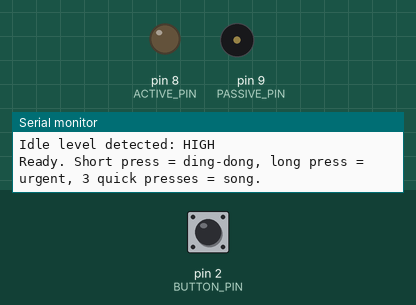
A sketch run on a simulated Arduino Uno, built with avr-gcc and run on an emulated ATmega328P. Shown: output pins drawn as LEDs (lit = HIGH), buzzer (waves = sounding), the last lines printed to the serial monitor. Dashed ring = blinking. Inputs (shaded band) come from the test bench; at power-on: pin 2 (BUTTON_PIN) HIGH.

Above: at 1.2 s.
1.3 s: pin 2 (BUTTON_PIN) pulled LOW for 0.15 s
At 2.4 s:
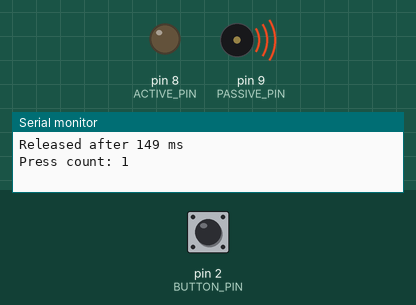
4.1 s: pin 2 (BUTTON_PIN) pulled LOW for 1 s
At 5.18 s:
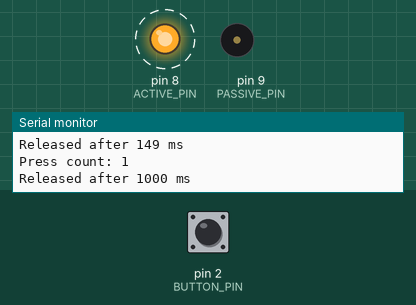
7.2 s: pin 2 (BUTTON_PIN) pulled LOW for 3.2 s
At 11.7 s:
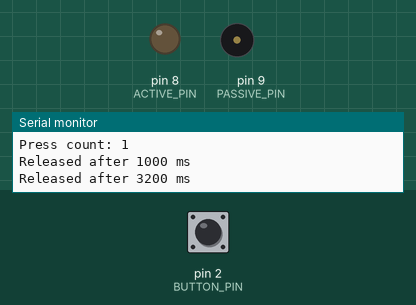
12.4 s: pin 2 (BUTTON_PIN) pulsed LOW 5 times (0.12 s each, 0.3 s apart)
At 13.6 s:
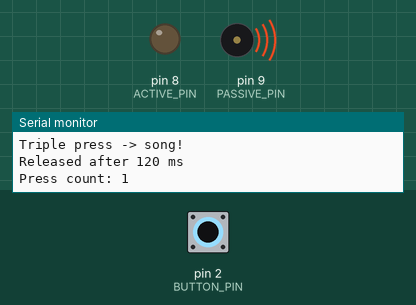
Timing chart, 0 to 16.1 s (numbered marks = the images above; inputs shaded):
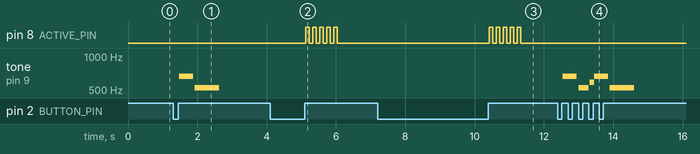

Measured:
- after the input at 1.3 s, tone on pin 9 (PASSIVE_PIN): silent → 659 Hz after 0.18 s, → silent 0.40 s later, → 523 Hz 0.05 s later, → silent 0.70 s later
- after the input at 4.1 s, pin 8 (ACTIVE_PIN): alternates HIGH for 0.10 s and LOW for 0.10 s, 10 changes in all, then stays LOW, starting after 1.0 s
- after the input at 7.2 s, pin 8 (ACTIVE_PIN): alternates HIGH for 0.10 s and LOW for 0.10 s, 10 changes in all, then stays LOW, starting after 3.2 s
- after the input at 12.4 s, tone on pin 9 (PASSIVE_PIN): plays 659 Hz for 0.40 s, 523 Hz for 0.30 s, 587 Hz for 0.12 s, 659 Hz for 0.40 s, 523 Hz for 0.70 s, starting after 0.15 s

The sketch:

E01_Doorbell_Task.ino
```cpp
// ChinarSoft - Arduino Sensor Kit, Episode 1 - TASK SOLUTION
// Task: three quick presses within 1.5 s play a short five-note song.
//
// Changes vs E01_Doorbell:
//   - Short presses are counted inside a 1.5 s window (firstPressMs / pressCount).
//     The third short press plays a 5-note song with tone().
//   - The ding-dong and the song are now played by a small NON-BLOCKING melody player
//     (updateMelody() in loop). The original dingDong() used delay() for 1.2 s, so the
//     second and third presses would have been missed.
//   - First short press of a window = ding-dong (as before). Presses 2 and 3 are only
//     counted, so you don't hear the ding-dong restart. Press 3 replaces it with the song.
//   - Long press (> 1 s) = urgent beeps, unchanged.
//
// Wiring: same wiring as E01_Doorbell.
//   Button  S -> D2   | middle -> 5V | - -> GND
//   Active buzzer  S -> D8 | - -> GND
//   Passive buzzer S -> D9 | - -> GND
// No library needed.

const int BUTTON_PIN  = 2;
const int ACTIVE_PIN  = 8;
const int PASSIVE_PIN = 9;

const unsigned long DEBOUNCE_MS   = 30;
const unsigned long LONG_PRESS_MS = 1000;
const unsigned long WINDOW_MS     = 1500;   // TASK: 3 presses must fit in this window

int idleLevel;                    // level of the button when NOT pressed (detected at boot)
int lastReading;
int stableState;
unsigned long lastChangeMs = 0;
unsigned long pressStartMs = 0;

unsigned long firstPressMs = 0;   // TASK: start of the current 1.5 s window
int pressCount = 0;               // TASK: short presses inside the window

// Note frequencies in Hz
const int NOTE_C5 = 523;
const int NOTE_D5 = 587;          // TASK: extra notes for the song
const int NOTE_E5 = 659;
const int NOTE_G5 = 784;
const int NOTE_C6 = 1047;

// TASK: melodies = note + how long it sounds + the time until the next note starts
const int  DING_NOTES[] = {NOTE_E5, NOTE_C5};
const int  DING_LEN[]   = {400, 700};
const int  DING_STEP[]  = {450, 750};

const int  SONG_NOTES[] = {NOTE_C5, NOTE_D5, NOTE_E5, NOTE_G5, NOTE_C6};
const int  SONG_LEN[]   = {150, 150, 150, 200, 500};
const int  SONG_STEP[]  = {180, 180, 180, 250, 550};

// TASK: tiny non-blocking melody player
const int *melNotes = 0;
const int *melLen   = 0;
const int *melStep  = 0;
int melCount = 0;
int melIndex = 0;
unsigned long melNoteStart = 0;

void startMelody(const int *notes, const int *len, const int *step, int count) {
  melNotes = notes; melLen = len; melStep = step; melCount = count;
  melIndex = 0;
  melNoteStart = millis();
  tone(PASSIVE_PIN, melNotes[0], melLen[0]);
}

void updateMelody() {
  if (melIndex >= melCount) return;                      // nothing playing
  if (millis() - melNoteStart >= (unsigned long)melStep[melIndex]) {
    melIndex++;
    melNoteStart = millis();
    if (melIndex < melCount) tone(PASSIVE_PIN, melNotes[melIndex], melLen[melIndex]);
    else noTone(PASSIVE_PIN);
  }
}

bool isPressed(int level) {
  return level != idleLevel;
}

void dingDong() {                                        // TASK: now non-blocking
  startMelody(DING_NOTES, DING_LEN, DING_STEP, 2);
}

void playSong() {                                        // TASK: five-note song
  Serial.println("Triple press -> song!");
  startMelody(SONG_NOTES, SONG_LEN, SONG_STEP, 5);
}

void urgentBeeps() {
  for (int i = 0; i < 5; i++) {
    digitalWrite(ACTIVE_PIN, HIGH);   // active buzzer makes its own tone
    delay(100);
    digitalWrite(ACTIVE_PIN, LOW);
    delay(100);
  }
}

void setup() {
  Serial.begin(9600);
  pinMode(BUTTON_PIN, INPUT_PULLUP);
  pinMode(ACTIVE_PIN, OUTPUT);
  pinMode(PASSIVE_PIN, OUTPUT);

  // Some KY-004 boards read HIGH when idle, some LOW. Learn it at boot.
  delay(50);
  idleLevel   = digitalRead(BUTTON_PIN);
  lastReading = idleLevel;
  stableState = idleLevel;
  Serial.print("Idle level detected: ");
  Serial.println(idleLevel == HIGH ? "HIGH" : "LOW");
  Serial.println("Ready. Short press = ding-dong, long press = urgent, 3 quick presses = song.");
}

void loop() {
  updateMelody();                     // TASK: keeps the notes going without delay()

  int reading = digitalRead(BUTTON_PIN);

  if (reading != lastReading) {
    lastChangeMs = millis();          // contact is bouncing, restart the timer
    lastReading = reading;
  }

  if (millis() - lastChangeMs > DEBOUNCE_MS && reading != stableState) {
    stableState = reading;

    if (isPressed(stableState)) {
      pressStartMs = millis();
    } else {
      unsigned long held = millis() - pressStartMs;
      Serial.print("Released after ");
      Serial.print(held);
      Serial.println(" ms");
      if (held >= LONG_PRESS_MS) {
        urgentBeeps();
      } else {
        // TASK: on every short release, count presses inside a 1.5 s window
        if (pressCount == 0 || millis() - firstPressMs > WINDOW_MS) {
          firstPressMs = millis();
          pressCount = 0;
        }
        pressCount++;
        Serial.print("Press count: ");
        Serial.println(pressCount);
        if (pressCount == 1) dingDong();
        if (pressCount == 3) {
          playSong();
          pressCount = 0;             // TASK: start fresh, a 4th press is a new ding-dong
        }
      }
    }
  }
}
```
